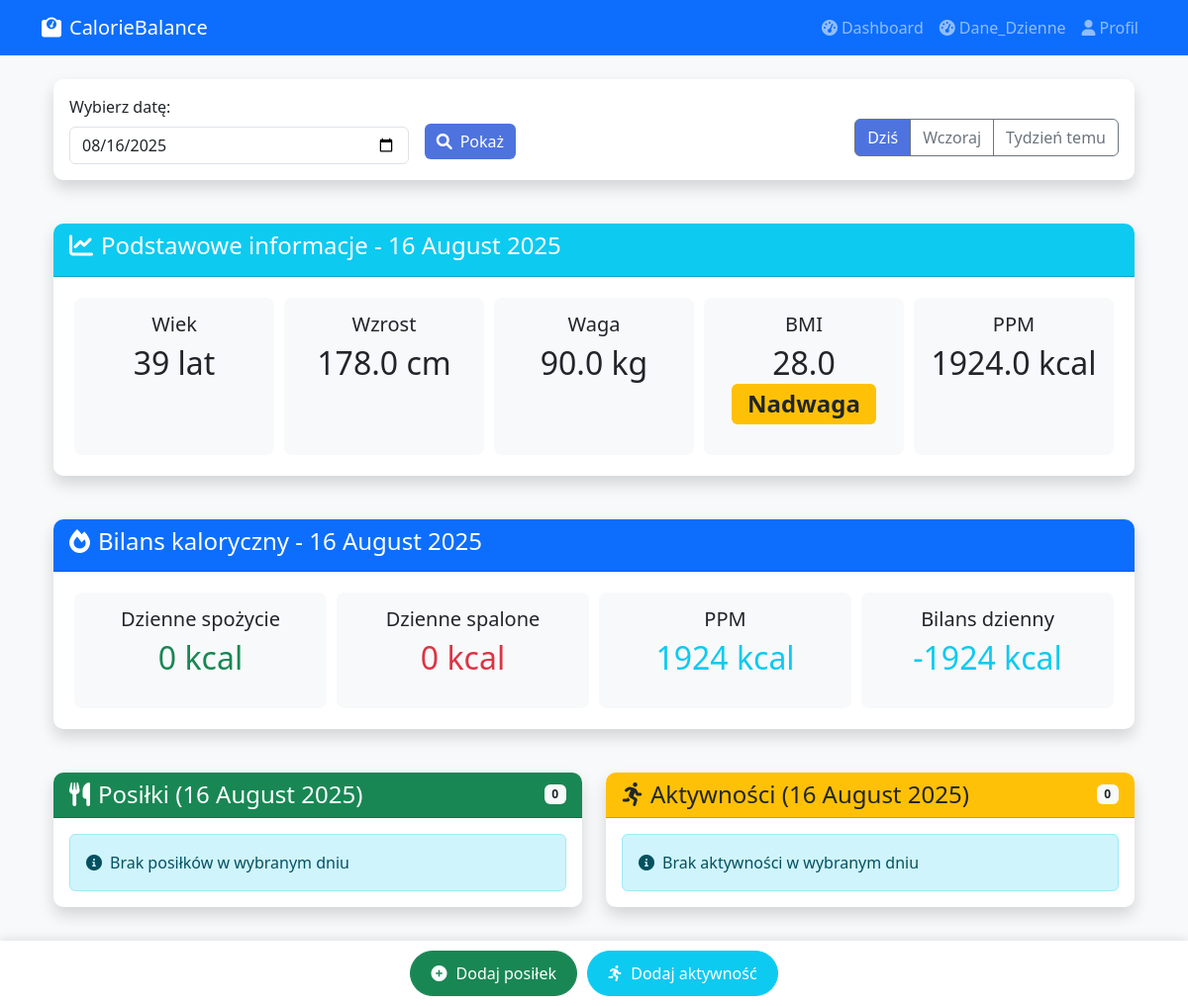
Before: /daily-summary/ (signed in) with the older database file.
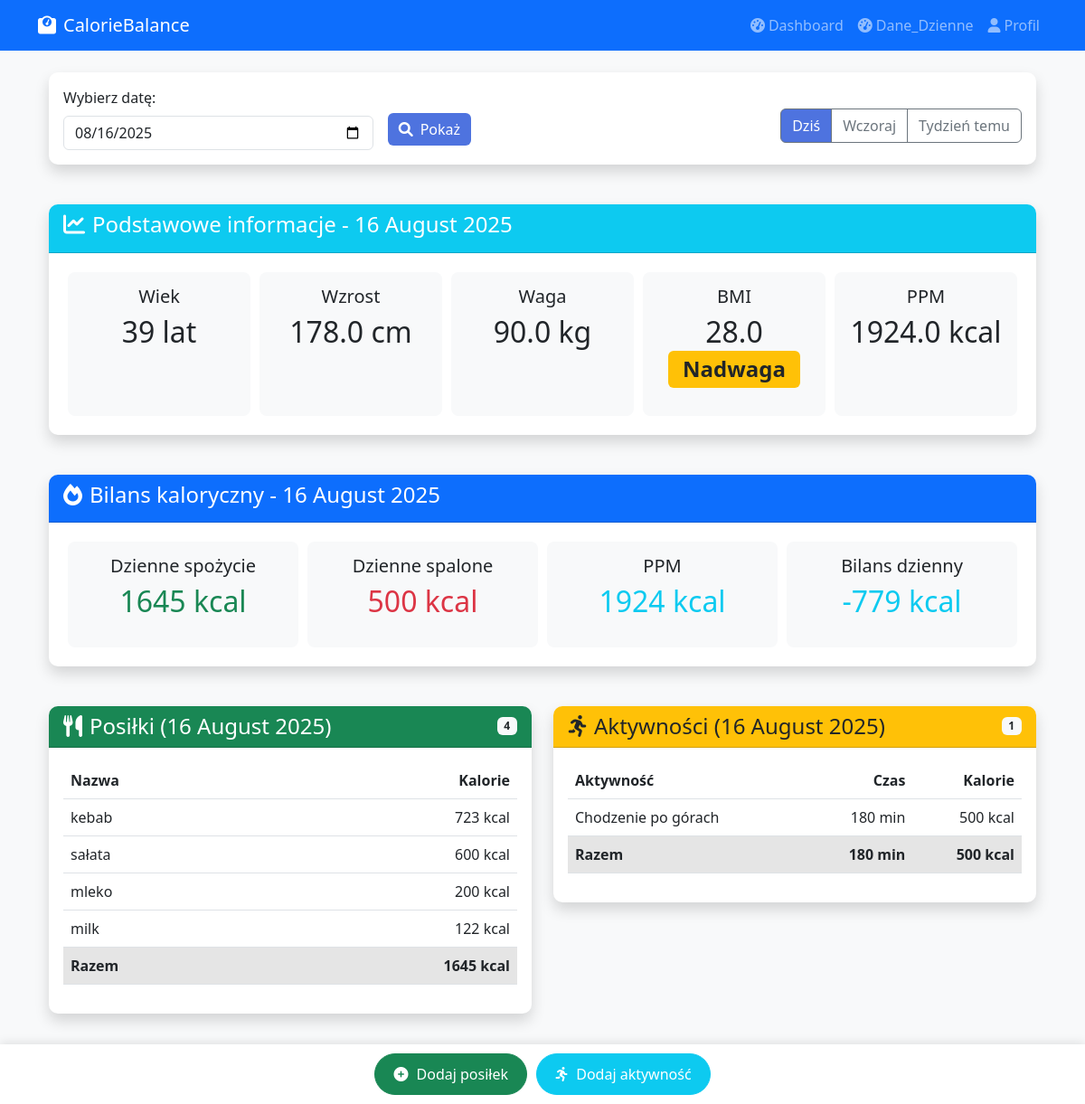
After: the same page with the newer database file.
### calorie_tracker/models.py (models this page shows, shortened)
class UserProfile(models.Model):
    user = models.OneToOneField(User, on_delete=models.CASCADE)
    first_name = models.CharField(max_length=30, blank=True)
    last_name = models.CharField(max_length=30, blank=True)
    email = models.EmailField(blank=True)
    weight = models.FloatField(null=True, blank=True)
    height = models.FloatField(null=True, blank=True)
    date_of_birth = models.DateField(null=True, blank=True)
    GENDER_CHOICES = (
        ('M', 'Mężczyzna'),
        ('K', 'Kobieta'),
    )
    gender = models.CharField(max_length=1, choices=GENDER_CHOICES, null=True, blank=True,default='M')

class Meal(models.Model):
    user = models.ForeignKey(User, on_delete=models.CASCADE)
    calories = models.FloatField()
    meal = models.CharField(max_length=100)
    protein = models.FloatField(default=0)
    carbs = models.FloatField(default=0)
    fat = models.FloatField(default=0)
    serving_qty = models.FloatField(default=0)
    serving_unit = models.CharField(max_length=50, blank=True)
    date = models.DateField()
    raw_api_data = models.JSONField(null=True, blank=True)
    class Meta:
        ordering = ['-date', '-id']  # Domyślne sortowanie

class Activity(models.Model):
    ACTIVITY_CHOICES = [
        ('RUN', 'Bieganie'),
        ('SWIM', 'Pływanie'),
        ('CYCLE', 'Jazda na rowerze'),
        ('GYM', 'Siłownia'),
        ('WALKING', 'Spacer'),
        ('Hiking', 'Chodzenie po górach'),
        ('Climbing', 'Wspinaczka'),
        ('OTHER', 'Inne')
    ]
    user = models.ForeignKey(User, on_delete=models.CASCADE)
    activity_type = models.CharField(
        max_length=20,
        choices=ACTIVITY_CHOICES,
        default='OTHER'  # Dodajemy domyślną wartość
    )
    duration = models.PositiveIntegerField(default=30)  # w minutach
    calories_burned = models.PositiveIntegerField()
    date = models.DateField()
    notes = models.TextField(blank=True)

### calorie_tracker/views.py (the view)
# urls.py: path('daily-summary/', daily_summary_view, name='daily-summary-html'),
def daily_summary_view(request):
    user = request.user
    profile = getattr(user, 'userprofile', None)
    selected_date_str = request.GET.get('date')
    if selected_date_str:
        try:
            selected_date = date.fromisoformat(selected_date_str)
        except (ValueError, TypeError):
            selected_date = date.today()
    else:
        selected_date = date.today()
    meals = Meal.objects.filter(user=user, date=selected_date).order_by('-id')
    activities = Activity.objects.filter(user=user, date=selected_date).order_by('-id')
    ppm = calculate_ppm(profile) if profile else None
    total_eaten = sum(meal.calories for meal in meals)
    total_burned = sum(activity.calories_burned for activity in activities)
    total_activity_duration = sum(activity.duration for activity in activities)
    balance = total_eaten - total_burned - ppm
    age = calculate_age(profile.date_of_birth) if profile.date_of_birth else None
    bmi = None
    if profile and profile.weight and profile.height:
        height_m = profile.height / 100
        bmi = calculate_bmi(profile.weight, height_m)
    context = {
        'today': date.today(),
        'yesterday': date.today() - timedelta(days=1),
        'week_ago': date.today() - timedelta(days=7),
        'selected_date': selected_date,
        'total_eaten': total_eaten,
        'total_burned': total_burned,
        'total_activity_duration': total_activity_duration,
        'balance': round(balance,0) if balance else None,
        'meals': meals,
        'activities': activities,
        'bmi': round(bmi,0) if bmi else None,
        'ppm': round(ppm,0)if ppm else None,
        'height': profile.height if profile else None,
        'weight': profile.weight if profile else None,
        'age':age
    }
    return render(request, "daily_summary.html", context)

### templates/daily_summary.html (shortened to what this page needs)
{% extends "base.html" %}
{% block content %}
<div class="container mt-4">
    <div class="row mb-4">
        <div class="col-md-12">
            <div class="card shadow">
                <div class="card-body">
                    <form method="get" class="row g-3 align-items-center">
                        <div class="col-md-4">
                            <label for="datePicker" class="form-label">Wybierz datę:</label>
                            <input type="date" class="form-control" id="datePicker" name="date"
                                   value="{{ selected_date|date:'Y-m-d' }}" max="{{ today|date:'Y-m-d' }}">
                        </div>
                        <div class="col-md-2">
                            <button type="submit" class="btn btn-primary mt-4">
                                <i class="fas fa-search me-2"></i>Pokaż
                            </button>
                        </div>
                        <div class="col-md-6 text-end">
                            <div class="btn-group mt-3">
                                <a href="?date={{ today|date:'Y-m-d' }}" class="btn btn-outline-secondary {% if selected_date == today %}active{% endif %}">
                                    Dziś
                                </a>
                                <a href="?date={{ yesterday|date:'Y-m-d' }}" class="btn btn-outline-secondary {% if selected_date == yesterday %}active{% endif %}">
                                    Wczoraj
                                </a>
                                <a href="?date={{ week_ago|date:'Y-m-d' }}" class="btn btn-outline-secondary {% if selected_date == week_ago %}active{% endif %}">
                                    Tydzień temu
                                </a>
                            </div>
                        </div>
                    </form>
                </div>
            </div>
        </div>
    </div>
    {% with formatted_date=selected_date|date:"j E Y" %}
    <div class="row mb-4">
        <div class="col-md-12">
            <div class="card shadow">
                <div class="card-header bg-info text-white">
                    <h4><i class="fas fa-chart-line me-2"></i>Podstawowe informacje - {{ formatted_date }}</h4>
                </div>
                <div class="card-body">
                    <div class="d-flex justify-content-between text-center flex-wrap">
                        <div class="info-box">
                            <h5>Wiek</h5>
                            <p class="display-6">{{ age|default:"-" }} lat</p>
                        </div>
                        <div class="info-box">
                            <h5>Wzrost</h5>
                            <p class="display-6">{{ height|default:"-" }} cm</p>
                        </div>
                        <div class="info-box">
                            <h5>Waga</h5>
                            <p class="display-6">{{ weight|default:"-" }} kg</p>
                        </div>
                        <div class="info-box">
                            <h5>BMI</h5>
                            <p class="display-6">
                                {% if bmi %}
                                    {{ bmi|floatformat:"1" }}
                                    {% if bmi < 18.5 %}
                                        <span class="badge bg-info">Niedowaga</span>
                                    {% elif bmi < 25 %}
                                        <span class="badge bg-success">Prawidłowe</span>
                                    {% elif bmi < 30 %}
                                        <span class="badge bg-warning text-dark">Nadwaga</span>
                                    {% else %}
                                        <span class="badge bg-danger">Otyłość</span>
                                    {% endif %}
                                {% else %}
                                    <span class="text-muted">Brak danych</span>
                                {% endif %}
                            </p>
                        </div>
                        <div class="info-box">
                            <h5>PPM</h5>
                            <p class="display-6">{{ ppm|default:"-" }} kcal</p>
                        </div>
                    </div>
                </div>
            </div>
        </div>
    </div>
    <div class="row mb-4">
        <div class="col-md-12">
            <div class="card shadow">
                <div class="card-header bg-primary text-white">
                    <h4><i class="fas fa-fire me-2"></i>Bilans kaloryczny - {{ formatted_date }}</h4>
                </div>
                <div class="card-body">
                    <div class="d-flex justify-content-between text-center flex-wrap">
                        <div class="info-box">
                            <h5>Dzienne spożycie</h5>
                            <p class="display-6 text-success">{{ total_eaten|floatformat:"0" }} kcal</p>
                        </div>
                        <div class="info-box">
                            <h5>Dzienne spalone</h5>
                            <p class="display-6 text-danger">{{ total_burned|floatformat:"0" }} kcal</p>
                        </div>
                        <div class="info-box">
                            <h5>PPM</h5>
                            {% if ppm %}
                                <p class="display-6 text-info">{{ ppm|floatformat:"0" }} kcal</p>
                            {% else %}
                                <p class="display-6 text-muted">Brak danych</p>
                            {% endif %}
                        </div>
                        <div class="info-box">
                            <h5>Bilans dzienny</h5>
                            <p class="display-6 {% if balance > 0 %}text-warning{% else %}text-info{% endif %}">
                                {{ balance|floatformat:"0" }} kcal
                            </p>
                        </div>
                    </div>
                </div>
            </div>
        </div>
    </div>
    <div class="row mt-4">
        <div class="col-md-6">
            <div class="card shadow">
                <div class="card-header bg-success text-white">
                    <div class="d-flex justify-content-between align-items-center">
                        <h4 class="mb-0"><i class="fas fa-utensils me-2"></i>Posiłki ({{ formatted_date }})</h4>
                        <span class="badge bg-light text-dark">{{ meals.count }}</span>
                    </div>
                </div>
                <div class="card-body">
                    {% if meals %}
                    <div class="table-responsive">
                        <table class="table text-nowrap">
                            <thead>
                                <tr>
                                    <th>Nazwa</th>
                                    <th class="text-end">Kalorie</th>
                                </tr>
                            </thead>
                            <tbody>
                                {% for meal in meals %}
                                <tr>
                                    <td>{{ meal.meal }}</td>
                                    <td class="text-end">{{ meal.calories|floatformat:"0" }} kcal</td>
                                </tr>
                                {% endfor %}
                            </tbody>
                            <tfoot>
                                <tr class="table-active">
                                    <th>Razem</th>
                                    <th class="text-end">{{ total_eaten|floatformat:"0" }} kcal</th>
                                </tr>
                            </tfoot>
                        </table>
                    </div>
                    {% else %}
                    <div class="alert alert-info mb-0">
                        <i class="fas fa-info-circle me-2"></i>Brak posiłków w wybranym dniu
                    </div>
                    {% endif %}
                </div>
            </div>
        </div>
        <div class="col-md-6">
            <div class="card shadow">
                <div class="card-header bg-warning text-dark">
                    <div class="d-flex justify-content-between align-items-center">
                        <h4 class="mb-0"><i class="fas fa-running me-2"></i>Aktywności ({{ formatted_date }})</h4>
                        <span class="badge bg-light text-dark">{{ activities.count }}</span>
                    </div>
                </div>
                <div class="card-body">
                    {% if activities %}
                    <div class="table-responsive">
                        <table class="table text-nowrap">
                            <thead>
                                <tr>
                                    <th>Aktywność</th>
                                    <th class="text-end">Czas</th>
                                    <th class="text-end">Kalorie</th>
                                </tr>
                            </thead>
                            <tbody>
                                {% for activity in activities %}
                                <tr>
                                    <td>{{ activity.get_activity_type_display }}</td>
                                    <td class="text-end">{{ activity.duration }} min</td>
                                    <td class="text-end">{{ activity.calories_burned|floatformat:"0" }} kcal</td>
                                </tr>
                                {% endfor %}
                            </tbody>
                            <tfoot>
                                <tr class="table-active">
                                    <th>Razem</th>
                                    <th class="text-end">{{ total_activity_duration|default:"0" }} min</th>
                                    <th class="text-end">{{ total_burned|floatformat:"0" }} kcal</th>
                                </tr>
                            </tfoot>
                        </table>
                    </div>
                    {% else %}
                    <div class="alert alert-info mb-0">
                        <i class="fas fa-info-circle me-2"></i>Brak aktywności w wybranym dniu
                    </div>
                    {% endif %}
                </div>
            </div>
        </div>
    </div>
    {% endwith %}
</div>
{% endblock %}

### templates/base.html (shortened to what this page needs)
<!DOCTYPE html>
<html lang="pl">
<head>
    <link href="https://cdn.jsdelivr.net/npm/bootstrap@5.3.0/dist/css/bootstrap.min.css" rel="stylesheet">
    <link rel="stylesheet" href="https://cdnjs.cloudflare.com/ajax/libs/font-awesome/6.0.0/css/all.min.css">
</head>
<body>
    <nav class="navbar navbar-expand-lg navbar-dark bg-primary mb-4">
        <div class="container">
            <a class="navbar-brand" href="{% url 'home' %}">
                <i class="fas fa-weight me-2"></i>CalorieBalance
            </a>
            <div class="navbar-nav ms-auto">
                {% if user.is_authenticated %}
                    <a class="nav-link" href="{% url 'dashboard' %}"><i class="fas fa-tachometer-alt me-1"></i>Dashboard</a>
                    <a class="nav-link" href="{% url 'daily-summary-html' %}"><i class="fas fa-tachometer-alt me-1"></i>Dane_Dzienne</a>
                    <a class="nav-link" href="{% url 'user-profile' %}"><i class="fas fa-user me-1"></i>Profil</a>
                {% else %}
                    <a class="nav-link" href="{% url 'login' %}"><i class="fas fa-sign-in-alt me-1"></i>Zaloguj</a>
                    <a class="nav-link" href="{% url 'register' %}"><i class="fas fa-user-plus me-1"></i>Rejestracja</a>
                {% endif %}
            </div>
        </div>
    </nav>
    <div class="container">
        {% block content %}{% endblock %}
    </div>
    {% if user.is_authenticated %}
    <div class="quick-access">
        <div class="container d-flex justify-content-center">
            <a href="{% url 'add-meal-dynamic' %}" class="btn btn-success">
                <i class="fas fa-plus-circle"></i> Dodaj posiłek
            </a>
            <a href="{% url 'add-activity-form' %}" class="btn btn-info text-white">
                <i class="fas fa-running"></i> Dodaj aktywność
            </a>
        </div>
    </div>
    {% endif %}
</body>
</html>

Changed rows visible on the page:
added Meal: meal "kebab", calories "723"
added Meal: meal "sałata", calories "600"
added Meal: meal "mleko", calories "200"
added Meal: meal "milk", calories "122"
added Activity: activity_type "Chodzenie po górach", duration "180", calories_burned "500"
Other visible differences:
{{ total_eaten|floatformat:"0" }}: "0" → "1645"
{{ total_burned|floatformat:"0" }}: "0" → "500"
{{ balance|floatformat:"0" }}: "-1924" → "-779"
{{ meals.count }}: "0" → "4"
{{ total_eaten|floatformat:"0" }}: (not shown) → "1645"
{{ activities.count }}: "0" → "1"
{{ total_activity_duration|default:"0" }}: (not shown) → "180"
{{ total_burned|floatformat:"0" }}: (not shown) → "500"
text no longer shown: "Brak posiłków w wybranym dniu Brak aktywności w wybranym dniu"
text now shown: "Nazwa Kalorie Razem kcal Aktywność Czas Kalorie Razem min kcal"
